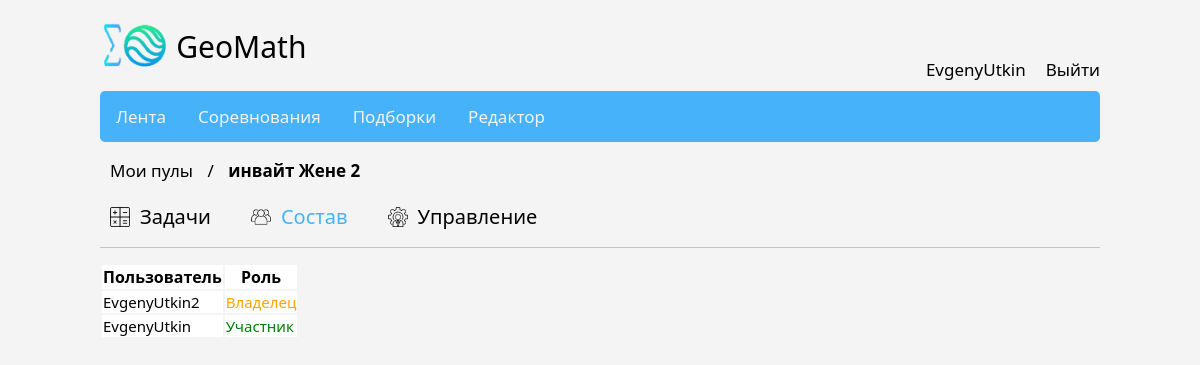
/pool/BbLGIOvEVJs9RaMM5vvKPkVSxtiqJj/participants (signed in), run on the app's committed database.
### models.py (models this page shows, shortened)
class User(UserMixin, db.Model):
    id = db.Column(db.Integer, primary_key=True, autoincrement=True)
    name = db.Column(db.String, unique=True, nullable=True)
    password = db.Column(db.String, nullable=True)
    created_date = db.Column(db.DateTime, default=datetime.datetime.now)
    emails = db.relationship("Email", backref="user")
    userpools = db.relationship("UserPool", backref="user")

class Pool(db.Model):
    id = db.Column(db.Integer, primary_key=True, autoincrement=True)
    name = db.Column(db.String, unique=True, nullable=True)
    hashed_id = db.Column(db.String, unique=True, nullable=True)
    userpools = db.relationship("UserPool", backref="pool")
    def get_users(self):
        return UserPool.query.filter_by(pool_id = self.id).all()

class UserPool(db.Model):
    id = db.Column(db.Integer, primary_key=True, autoincrement=True)
    user_id = db.Column(db.Integer, db.ForeignKey("user.id"))
    pool_id = db.Column(db.Integer, db.ForeignKey("pool.id"))
    role = db.Column(db.String)

### pool.py (the view)
@pool.route("/pool/<pool_hashed_id>/participants")
def pool_participants(pool_hashed_id):
    pool = Pool.query.filter_by(hashed_id = pool_hashed_id).first()
    if pool is None:
        return "pool not found"
    return render_template("pool_participants.html", current_pool=pool)

### templates/pool_participants.html (shortened to what this page needs)
{% extends "pool_header.html" %}
{% block pool_body %}
<div>
    <table>
        <tbody>
            <tr style="background-color: white;">
                <th>Пользователь</th>
                <th>Роль</th>
            </tr>
            {% for userpool in current_pool.get_users() %}
            <tr style="font-size: 15px; background-color: white;">
                <td>{{ userpool.user.name }}</td>
                {% if userpool.role == 'Owner' %} <td style="color: orange;">Владелец</td>
                {% elif userpool.role == 'Participant' %} <td style="color: green;">Участник</td>
                {% elif userpool.role == 'Invited' %} <td style="color: gray;">Приглашённый</td>
                {% endif %}
            </tr>
            {% endfor %}
        </tbody>
    </table>
</div>
{% endblock %}

### templates/pool_header.html (shortened to what this page needs)
{% extends "base.html" %}
{% block content %}
<div>
    <p style="color: black; font-size: 17px;">
        <a href="/profile/{{ current_user.name }}/pools" style="color: black; margin: 10px; text-decoration: none;">Мои пулы</a>
        /
        <a href="/pool/{{ current_pool.hashed_id }}/problems" style="color: black; margin: 10px; text-decoration: none; font-weight: bold;">{{ current_pool.name }}</a>
    </p>
</div>
<div style="display: flex; flex-direction: row; margin-top: 20px;">
    <a id="problems_href" href="/pool/{{ current_pool.hashed_id }}/problems" class="pool_topnav_item">
        <img src="/static/images/math.png" style="margin-right: 10px; width: 20px;">
        <span>Задачи</span>
    </a>
    <a id="participants_href" href="/pool/{{ current_pool.hashed_id }}/participants" class="pool_topnav_item">
        <img src="/static/images/users.png" style="margin-right: 10px; width: 20px;">
        <span>Состав</span>
    </a>
    <a id="management_href" href="/pool/{{ current_pool.hashed_id }}/management" class="pool_topnav_item">
        <img src="/static/images/management.png" style="margin-right: 10px; width: 20px;">
        <span>Управление</span>
    </a>
</div>
<div style="width: 100%; height: 1px; background-color: rgb(197, 197, 197); margin-top: 15px; margin-bottom: 15px;"></div>
{% block pool_body %}{% endblock %}
{% endblock %}

### templates/base.html (shortened to what this page needs)
<!DOCTYPE html>
<html>
<head>
</head>
<body>
    <div class="header">
        <div class="logo">
            <img class = "logo_img" src="/static/images/logo.png" alt="logo">
            <div class = "logo_title">GeoMath</div>
        </div>
        <div class="profile">
            {% if current_user.is_authenticated %}
            <div class="profile_link">
                <a href="/profile/{{ current_user.name }}">{{ current_user.name }}</a>
            </div>
            <div class="logout">
                <a href="/logout">Выйти</a>
            </div>
            {% endif %}
        </div>
    </div>
    <div class="topnav">
        <a id="feed_nav" href="/feed">Лента</a>
        <a id="contests_nav" href="/contests">Соревнования</a>
        <a id="collections_nav" href="/collections">Подборки</a>
        <a id="editor_nav" href="/editor">Редактор</a>
    </div>
    {% block content %}{% endblock %}
</body>
</html>

### templates/base.html (style rules this page uses)
body { background-color:#f4f4f4; margin-left: 100px; margin-right: 100px; margin-top: 0px; font-family: system-ui,-apple-system,"Segoe UI",Roboto,"Helvetica Neue","Noto Sans","Liberation Sans",Arial,sans-serif,"Apple Color Emoji","Segoe UI Emoji","Segoe UI Symbol","Noto Color Emoji"; }
.topnav a { float: left; color: #f2f2f2; text-align: center; padding: 14px 16px; text-decoration: none; font-size: 17px; }
.logo_img { mix-blend-mode: multiply; height: 50px; }
.logo { display: flex; flex-direction: row; justify-content: flex-start; align-items: center; padding-top: 10px; padding-bottom: 10px; }
.header { display: flex; flex-direction: row; justify-content: space-between; align-items: stretch; }
.logo_title { text-align: center; font-size: 30px; padding-top: 16px; padding-bottom: 14px; padding-left: 5px; }
.topnav { display: flex; flex-direction: row; justify-content: flex-start; align-items: stretch; background-color: rgb(70, 178, 250); border-radius: 5px; }
.profile { display: flex; flex-direction: row; justify-content: flex-start; align-items: flex-end; font-size: 17px; padding-bottom: 10px; }
.profile a { color: #000000; text-align: center; text-decoration: none; font-size: 17px; }
.profile_link { margin-right: 10px; }
.logout { margin-left: 10px; }

### templates/pool_header.html (style rules this page uses)
.pool_topnav_item { display: flex; text-decoration: none; align-items: center; color: black; background-color: initial; border: 0; border-radius: 6px; cursor: pointer; font-size: 20px; text-align: center; line-height: 30px; padding-left: 10px; padding-right: 10px; margin-right: 20px; }

### templates/pool_participants.html (style rules this page uses)
#participants_href { color: rgb(70, 178, 250); }

### data on the page
User: name "EvgenyUtkin"
Pool: name "инвайт Жене 2"
UserPool: user.name "EvgenyUtkin2", role "Владелец"
UserPool: user.name "EvgenyUtkin", role "Участник"
